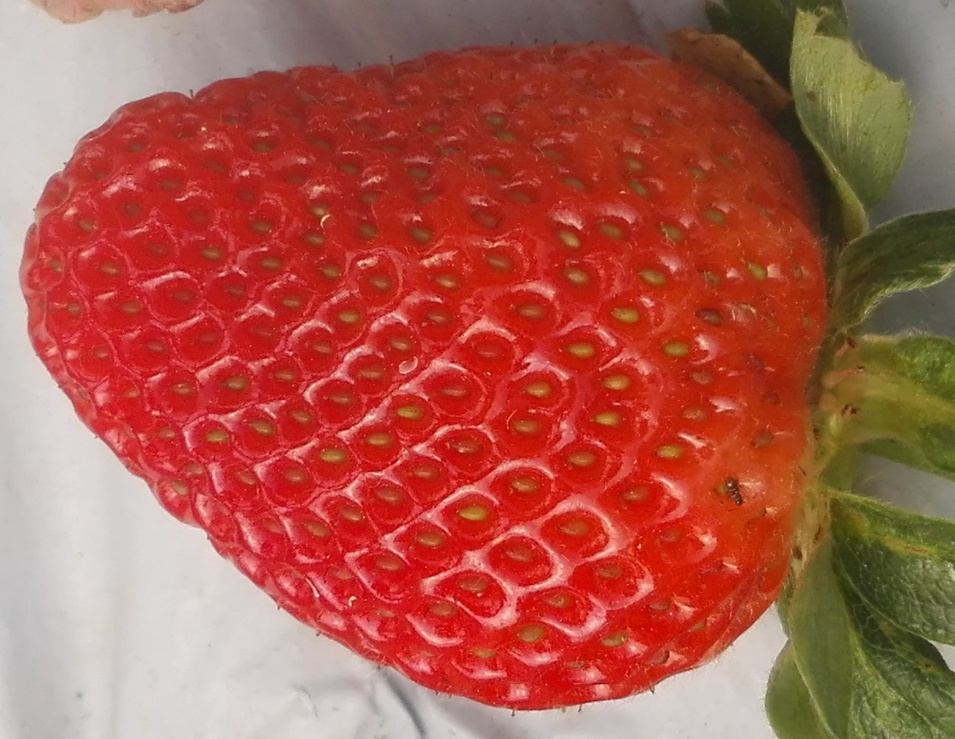
#> input picture straw3.jpg, 955 x 739 px, shrunk from 1215 x 940 before the run
$ jupyter execute testTreshold.ipynb
#> lines starting #> are read from the running program, lines starting #| are printed output that depends on the picture; after the words box and inside, x2 and y2 are one past the last pixel; in counts of white or black regions, pixels touching at a corner belong together
[cell 1]
import cv2
import matplotlib.pyplot as plt

[cell 2]
image = cv2.imread('straw3.jpg')  # Ganti dengan jalur gambar Anda
#> image is the input picture: shape (739, 955, 3); mean B, G, R 74.7, 88.9, 171.7
gray = cv2.cvtColor(image, cv2.COLOR_BGR2GRAY)
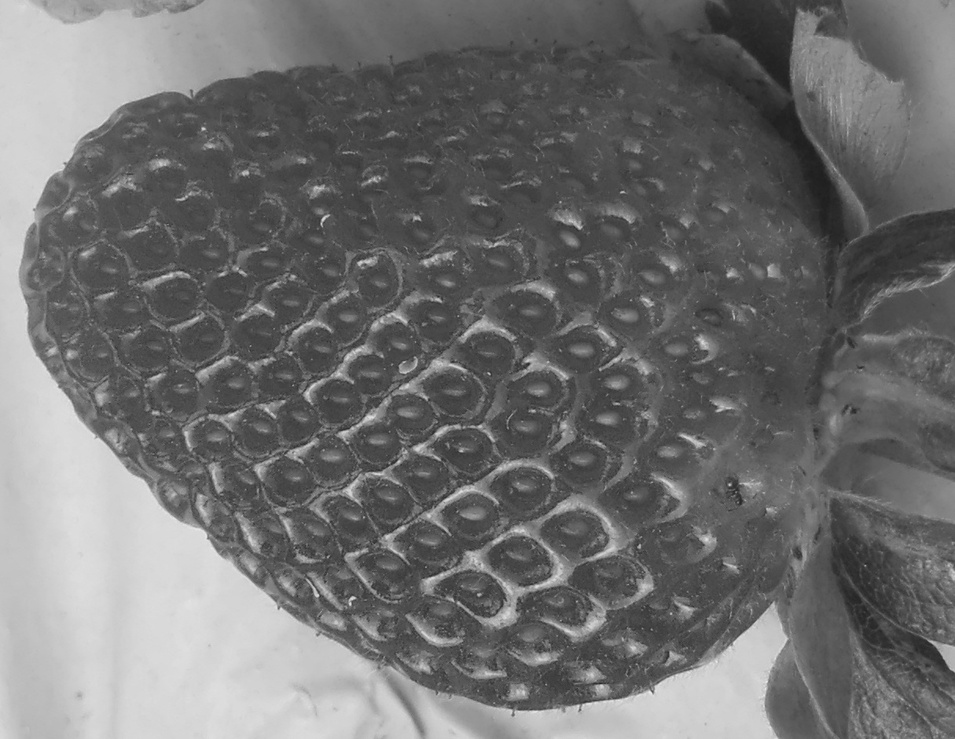
#> gray: shape (739, 955); min 30, max 235, mean 112

# Terapkan Gaussian Blur untuk mengurangi noise
blurred = cv2.GaussianBlur(gray, (5, 5), 0)

# Deteksi tepi dengan ambang yang berbeda
edges1 = cv2.Canny(blurred, 50, 100)  # Threshold rendah
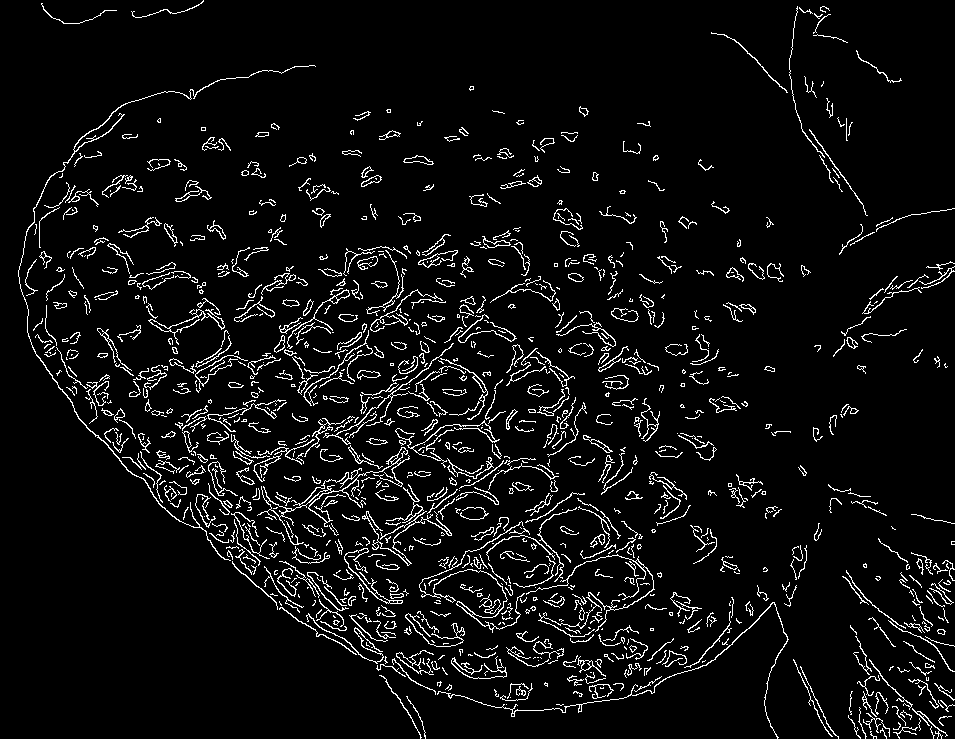
#> edges1: shape (739, 955); 5.7% white in thin lines or dots
edges2 = cv2.Canny(blurred, 100, 200)  # Threshold sedang
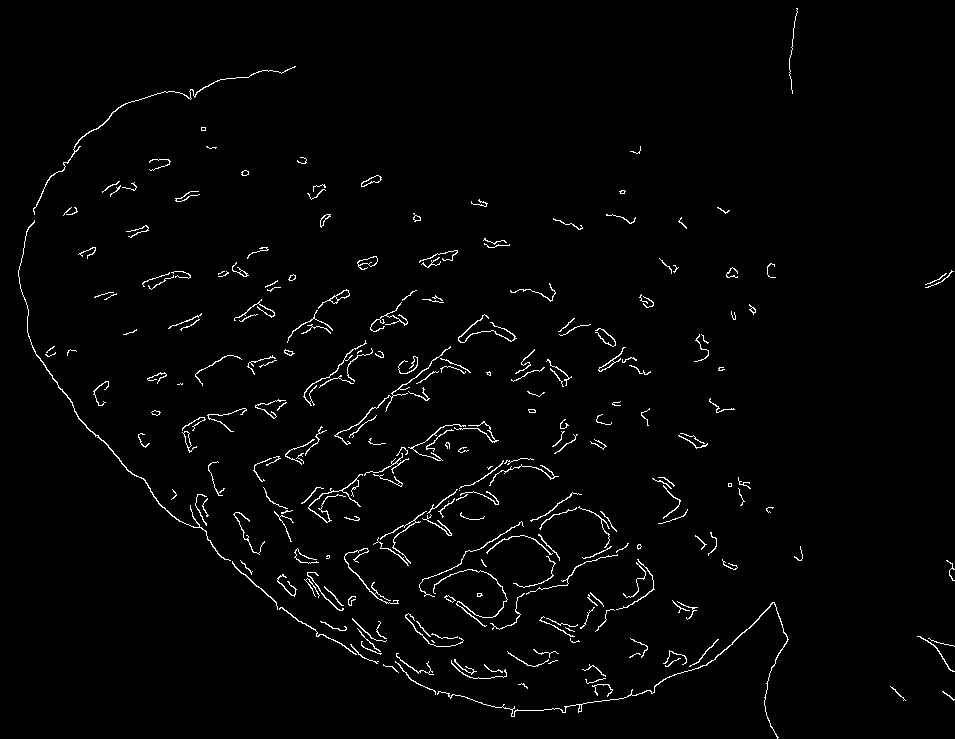
#> edges2: shape (739, 955); 1.9% white in thin lines or dots
edges3 = cv2.Canny(blurred, 150, 300)  # Threshold tinggi
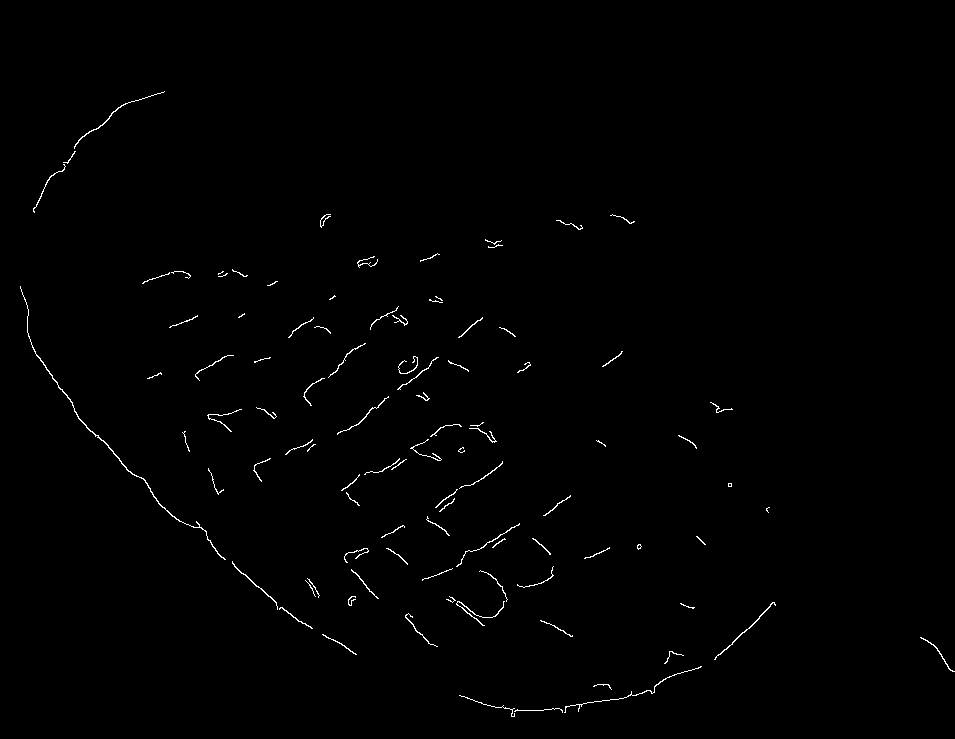
#> edges3: shape (739, 955); 0.65% white in thin lines or dots, all inside (x1, y1, x2, y2) = (20, 91, 955, 717)

# Buat subplot untuk menampilkan gambar
plt.figure(figsize=(10, 8))

# Gambar asli
plt.subplot(2, 2, 1)
plt.imshow(cv2.cvtColor(image, cv2.COLOR_BGR2RGB))  # Konversi ke RGB untuk matplotlib
plt.title("Original Image")
plt.axis("off")

# Hasil deteksi tepi dengan ambang rendah
plt.subplot(2, 2, 2)
plt.imshow(edges1, cmap='gray')
plt.title("Edges with Low Threshold")
plt.axis("off")

# Hasil deteksi tepi dengan ambang sedang
plt.subplot(2, 2, 3)
plt.imshow(edges2, cmap='gray')
plt.title("Edges with Medium Threshold")
plt.axis("off")

# Hasil deteksi tepi dengan ambang tinggi
plt.subplot(2, 2, 4)
plt.imshow(edges3, cmap='gray')
plt.title("Edges with High Threshold")
plt.axis("off")

# Tampilkan semua subplot
plt.tight_layout()
plt.show()
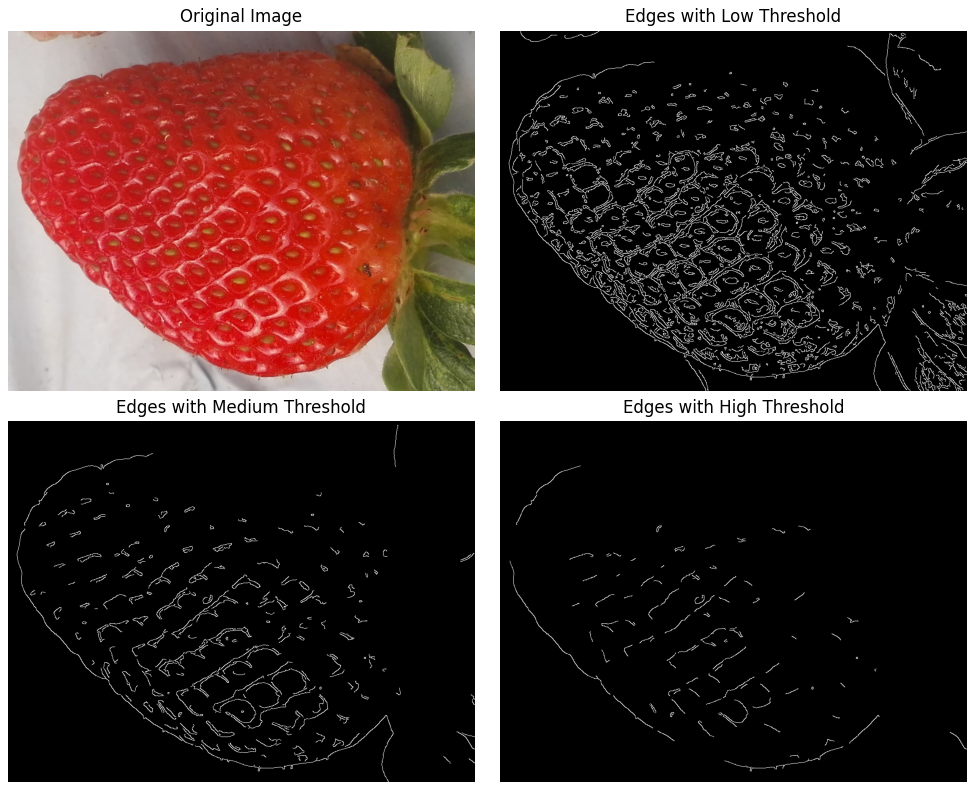
#> figure drawn by matplotlib, 4 panels

$ run again, with straw2.jpg copied over straw3.jpg
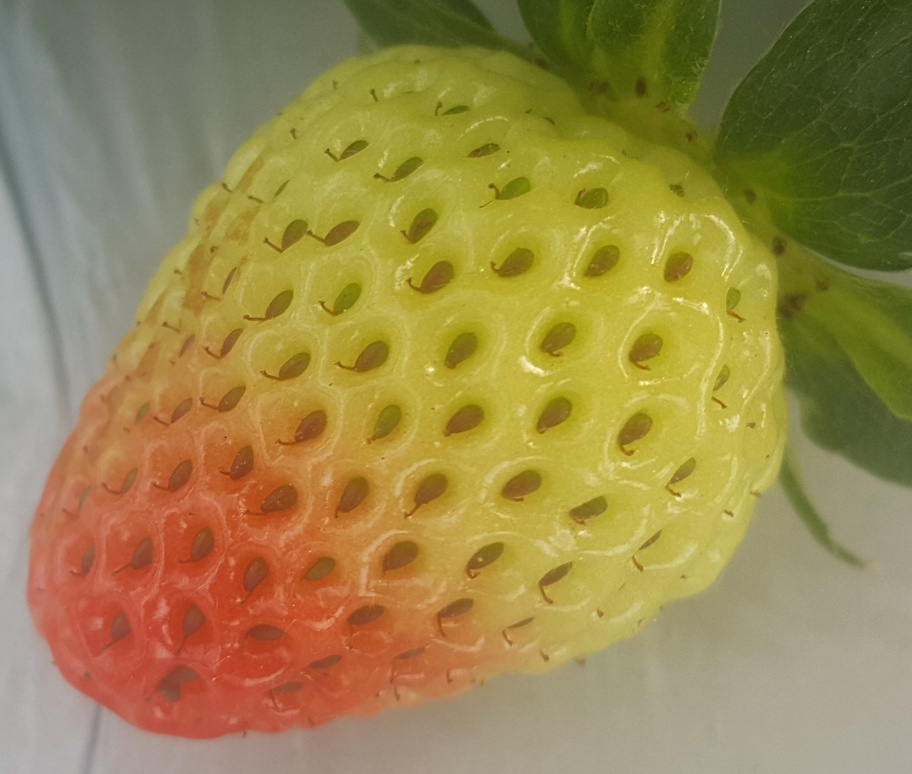
#> input picture straw2.jpg, 912 x 774 px, shrunk from 1220 x 1035 before the run
#> image is the input picture: shape (774, 912, 3); mean B, G, R 76.7, 135.4, 154.4
#> `edges1 = cv2.Canny(blurred, 50, 100)`:
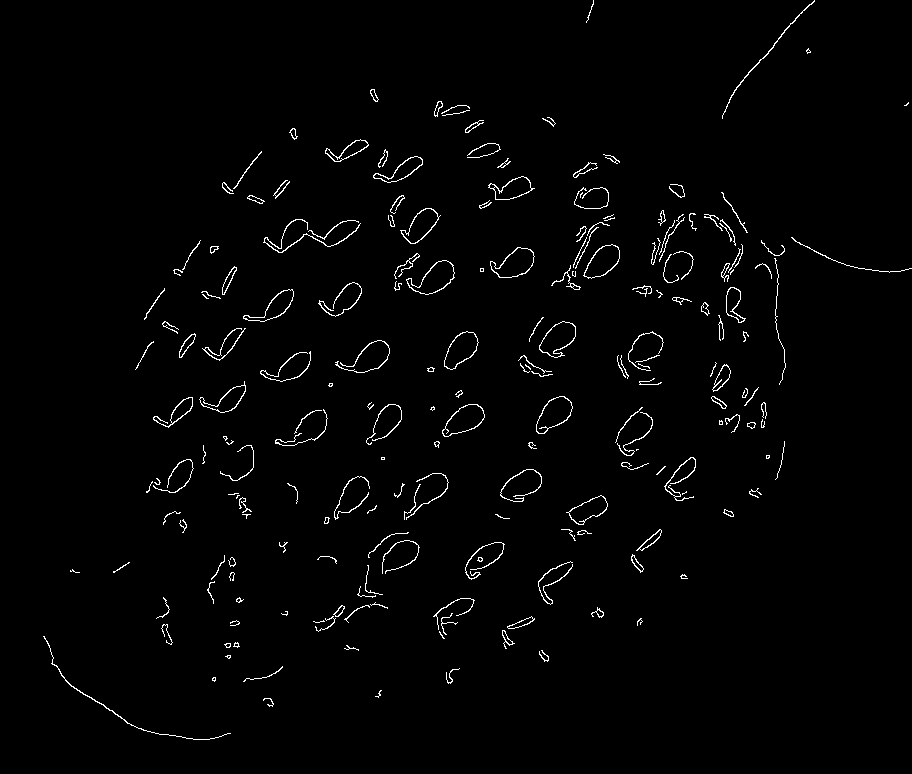
#> edges1: shape (774, 912); 1.7% white in thin lines or dots
#> edges2: shape (774, 912); 0.19% white in thin lines or dots, all inside (x1, y1, x2, y2) = (243, 139, 745, 585)
#> edges3: shape (774, 912); every value is 0
#> `plt.show()`:
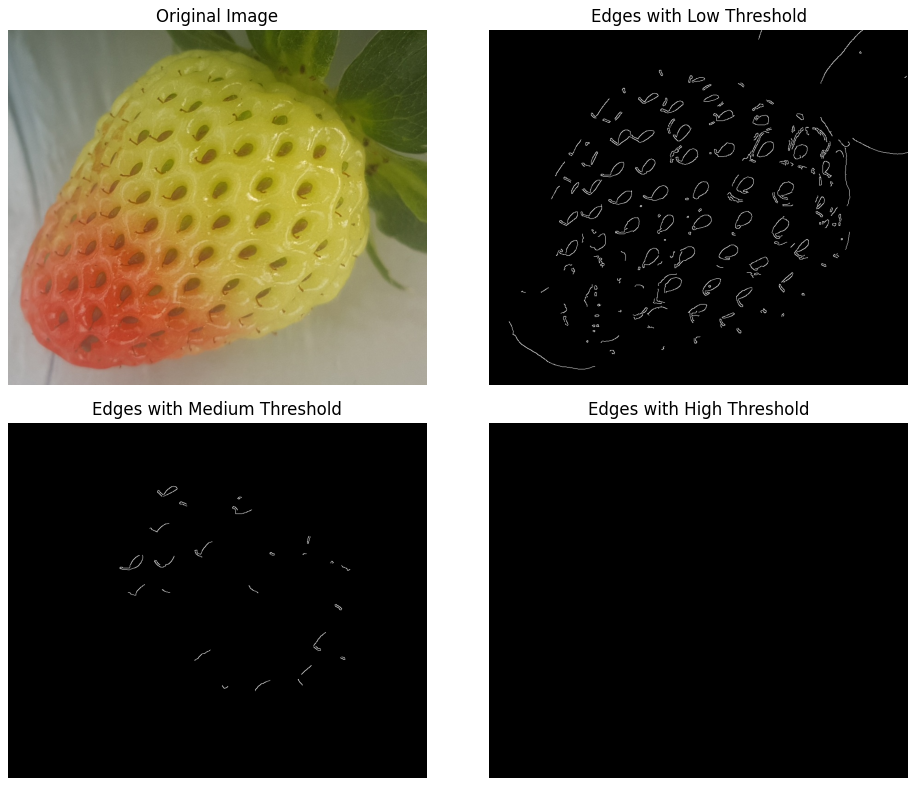
#> figure drawn by matplotlib, 4 panels

$ run again, with straw.jpg copied over straw3.jpg
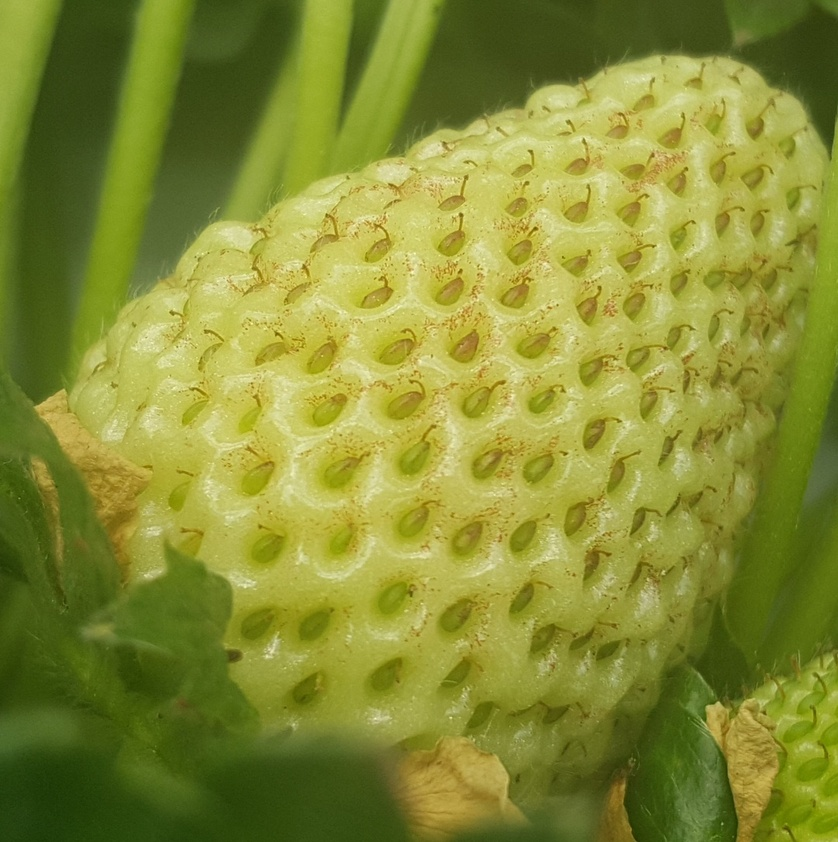
#> input picture straw.jpg, 838 x 842 px, shrunk from 1081 x 1085 before the run
#> image is the input picture: shape (842, 838, 3); mean B, G, R 52, 140.9, 133.7
#> `edges1 = cv2.Canny(blurred, 50, 100)`:
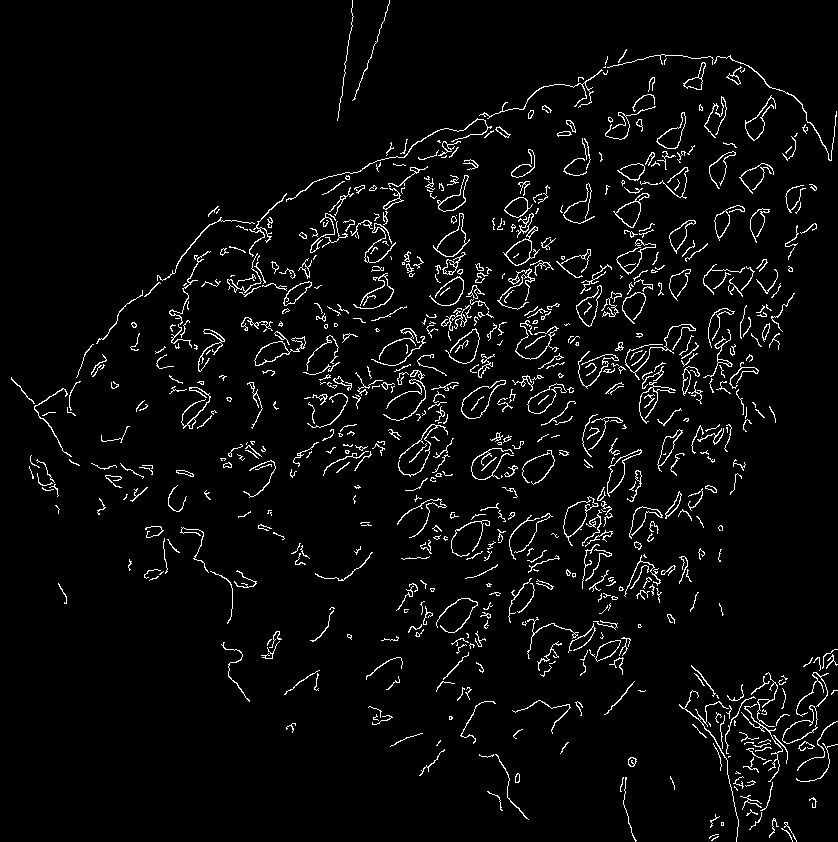
#> edges1: shape (842, 838); 4.2% white in thin lines or dots
#> edges2: shape (842, 838); 0.72% white in thin lines or dots, all inside (x1, y1, x2, y2) = (34, 54, 837, 842)
#> edges3: shape (842, 838); 0.04% white in thin lines or dots, all inside (x1, y1, x2, y2) = (34, 138, 725, 723)
#> `plt.show()`:
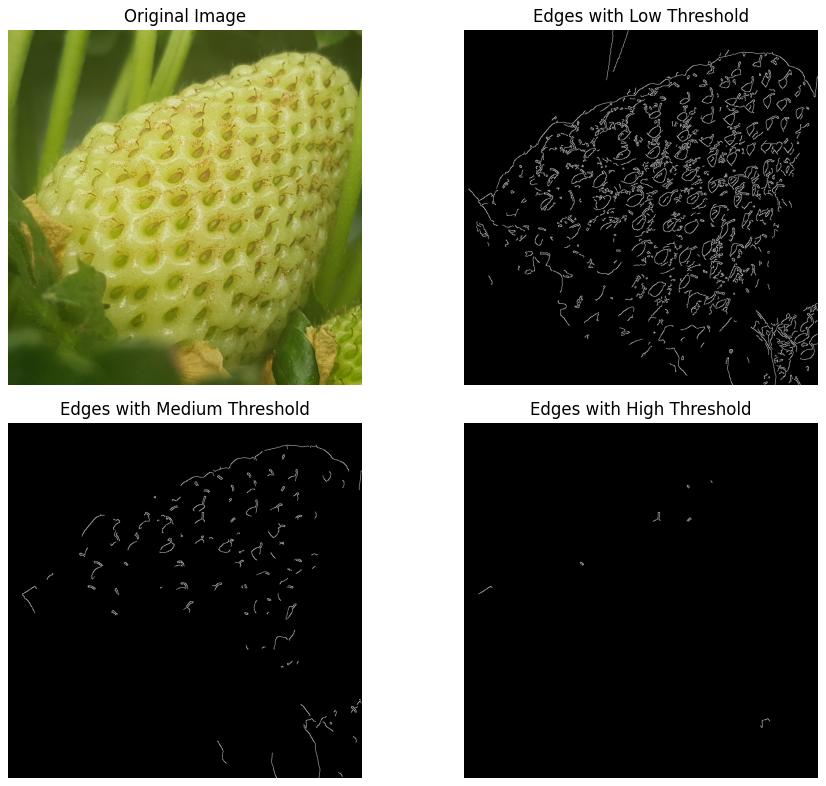
#> figure drawn by matplotlib, 4 panels

$ run again, with strawberry2.jpg copied over straw3.jpg
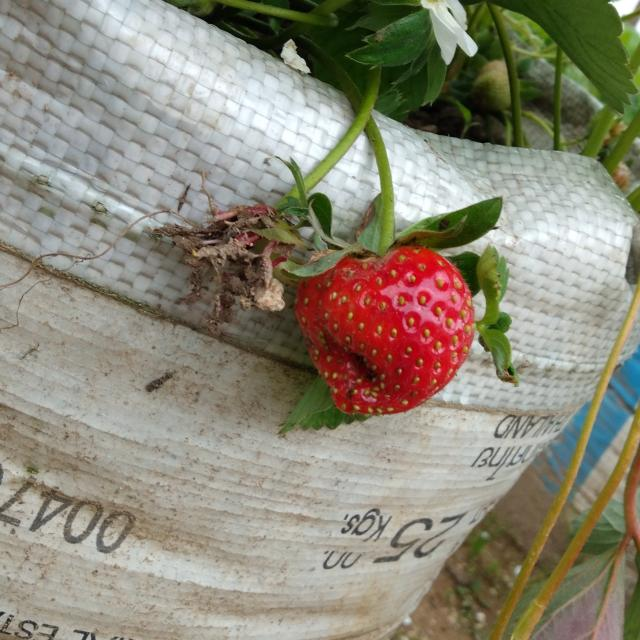
#> input picture strawberry2.jpg, 640 x 640 px
#> image is the input picture: shape (640, 640, 3); mean B, G, R 119.8, 135.9, 141
#> `edges1 = cv2.Canny(blurred, 50, 100)`:
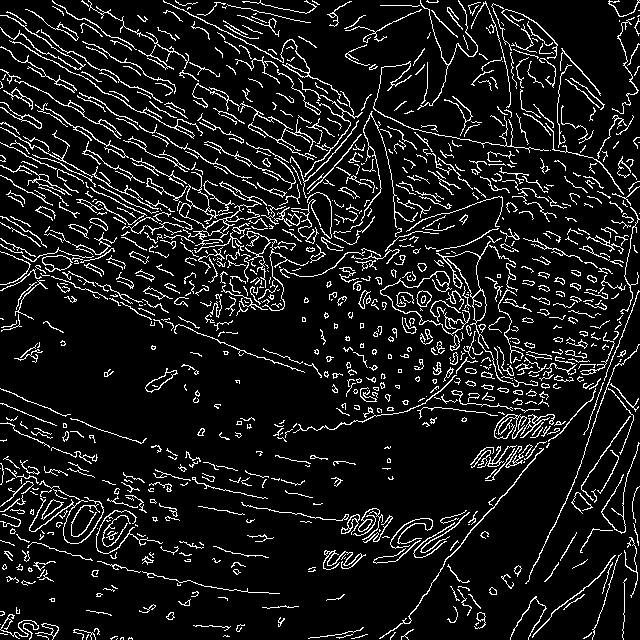
#> edges1: shape (640, 640); 10.1% white in thin lines or dots
#> edges2: shape (640, 640); 3.2% white in thin lines or dots
#> edges3: shape (640, 640); 1.2% white in thin lines or dots
#> `plt.show()`:
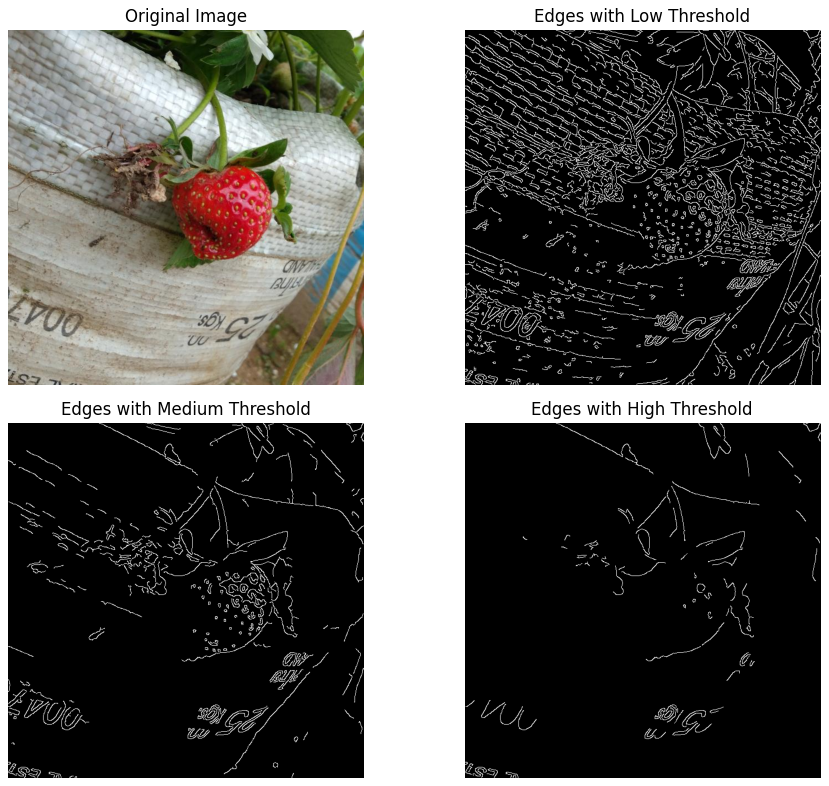
#> figure drawn by matplotlib, 4 panels
